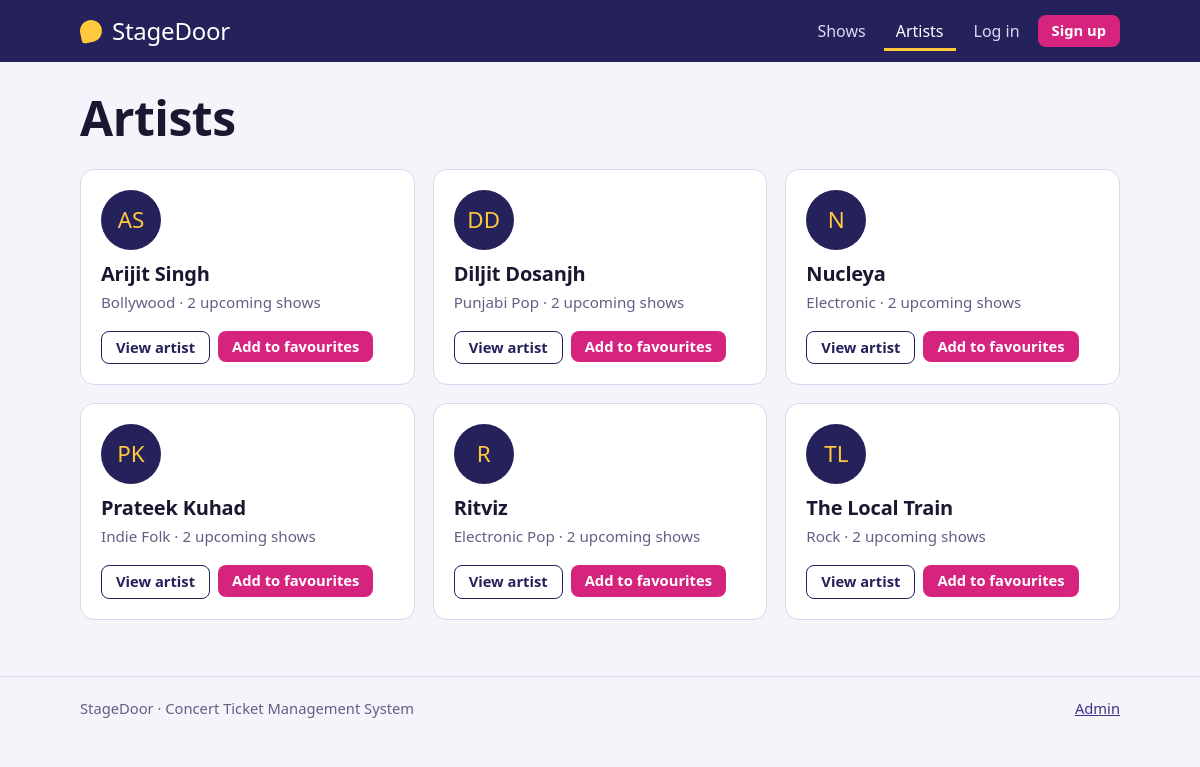
Screenshot of /artists.php with the database file from the repository.
### tables this page shows
CREATE TABLE artists (
  id         INT UNSIGNED AUTO_INCREMENT PRIMARY KEY,
  name       VARCHAR(120) NOT NULL,
  genre      VARCHAR(60)  NOT NULL DEFAULT '',
  bio        TEXT NULL,
  created_at TIMESTAMP NOT NULL DEFAULT CURRENT_TIMESTAMP
);

### includes/db.php (called while the page is built, shortened)
<?php
try {
    $db = new mysqli(DB_HOST, DB_USER, DB_PASS, DB_NAME, DB_PORT);
    $db->set_charset('utf8mb4');
} catch (mysqli_sql_exception $e) {
    http_response_code(500);
    die('<h2>Database connection failed</h2><p>Make sure MySQL is running in the XAMPP Control Panel, '
      . 'the database <code>' . htmlspecialchars(DB_NAME) . '</code> has been imported '
      . '(database/concert_ticket_db.sql), and the settings in <code>config/config.php</code> are correct.</p>');
}
function db_all(string $sql, string $types = '', array $params = []): array {
    global $db;
    $st = $db->prepare($sql);
    $st->execute();
    $res = $st->get_result();
    $rows = $res ? $res->fetch_all(MYSQLI_ASSOC) : [];
    return $rows;
}

### includes/functions.php (called while the page is built, shortened)
<?php
require_once __DIR__ . '/db.php';
function e($v): string { return htmlspecialchars((string)$v, ENT_QUOTES, 'UTF-8'); }
function url(string $path = ''): string { return BASE_URL . '/' . ltrim($path, '/'); }
function is_logged_in(): bool { return !empty($_SESSION['user_id']); }
function initials(string $name): string {
    $p = preg_split('/\s+/', trim($name)); $s = '';
    foreach (array_slice($p, 0, 2) as $w) $s .= mb_strtoupper(mb_substr($w, 0, 1));
    return $s;
}

### artists.php (the view, shortened to what this page needs)
<?php
require_once __DIR__ . '/includes/functions.php';
$artists = db_all('SELECT a.*, (SELECT COUNT(*) FROM shows s WHERE s.artist_id=a.id AND s.show_date >= NOW()) AS upcoming FROM artists a ORDER BY a.name');
$favIds = is_logged_in() ? array_column(db_all('SELECT artist_id FROM favourites WHERE user_id=?', 'i', [$_SESSION['user_id']]), 'artist_id') : [];
require __DIR__ . '/includes/header.php';
?>
<h1>Artists</h1>
<?php if (!$artists): ?>
  <div class="empty"><strong>No artists yet</strong>Artists added by the admin will appear here.</div>
<?php else: ?>
<div class="grid-artists">
  <?php foreach ($artists as $a): $isFav = in_array($a['id'], $favIds); ?>
  <article class="artist-card">
    <div class="avatar" aria-hidden="true"><?= e(initials($a['name'])) ?></div>
    <h3><a href="<?= e(url('artist.php?id=' . (int)$a['id'])) ?>"><?= e($a['name']) ?></a></h3>
    <p><?= e($a['genre']) ?> &middot; <?= (int)$a['upcoming'] ?> upcoming <?= (int)$a['upcoming'] === 1 ? 'show' : 'shows' ?></p>
    <div class="actions">
      <a class="btn btn-small btn-ghost" href="<?= e(url('artist.php?id=' . (int)$a['id'])) ?>">View artist</a>
      <form method="post" action="<?= e(url('favourite_toggle.php')) ?>">
        <button class="btn btn-small <?= $isFav ? 'btn-ghost' : '' ?>" type="submit"><?= $isFav ? 'Remove from favourites' : 'Add to favourites' ?></button>
      </form>
    </div>
  </article>
  <?php endforeach; ?>
</div>
<?php endif; ?>
<?php require __DIR__ . '/includes/footer.php'; ?>

### assets/css/style.css (style rules this page uses)
:root { --indigo:#25215A; --indigo-2:#3A3585; --magenta:#D6247E; --magenta-d:#B01C66; --sun:#FFC83D; --paper:#F5F4FB; --card:#FFFFFF; --ink:#1A1830; --muted:#625F85; --line:#DAD7EE; --ok:#14804A; --err:#B3261E; --display:"Franklin Gothic Medium","Arial Narrow","Segoe UI",Arial,sans-serif; --body:"Segoe UI",system-ui,-apple-system,Roboto,Arial,sans-serif; }
* { box-sizing:border-box }
html { -webkit-text-size-adjust:100% }
body { margin:0;font-family:var(--body);color:var(--ink);background:var(--paper);line-height:1.55;font-size:16px }
a { color:var(--indigo-2) }
h1,h2,h3 { font-family:var(--display);font-weight:700;letter-spacing:-.01em;line-height:1.15;margin:0 0 .5em }
h1 { font-size:clamp(2rem,5vw,3rem) }
h3 { font-size:1.25rem }
p { margin:0 0 1em }
.btn { display:inline-block;background:var(--magenta);color:#fff;border:0;border-radius:8px;padding:11px 20px;font:inherit;font-weight:600;text-decoration:none;cursor:pointer;line-height:1.2 }
.btn-small { padding:7px 14px;font-size:.92rem }
.btn-ghost { background:transparent;border:1px solid currentColor;color:inherit }
.btn-ghost:not(.site-header .btn-ghost) { color:var(--indigo) }
.grid-artists { display:grid;grid-template-columns:repeat(auto-fill,minmax(250px,1fr));gap:18px }
.artist-card { background:var(--card);border:1px solid var(--line);border-radius:14px;padding:20px;display:flex;flex-direction:column;gap:6px }
.artist-card h3 { margin:0 }
.artist-card h3 a { color:var(--ink);text-decoration:none }
.artist-card p { margin:0;color:var(--muted);font-size:.95rem }
.artist-card .actions { margin-top:auto;padding-top:10px;display:flex;gap:8px;flex-wrap:wrap }
.avatar { width:60px;height:60px;border-radius:50%;background:var(--indigo);color:var(--sun);display:grid;place-items:center;font-family:var(--display);font-size:1.4rem;margin-bottom:6px }

### rows the page displays
artists: name "AS", name "Arijit Singh", genre "Bollywood", upcoming "2", shows "Add to favourites"
artists: name "DD", name "Diljit Dosanjh", genre "Punjabi Pop", upcoming "2", shows "Add to favourites"
artists: name "N", name "Nucleya", genre "Electronic", upcoming "2", shows "Add to favourites"
artists: name "PK", name "Prateek Kuhad", genre "Indie Folk", upcoming "2", shows "Add to favourites"
artists: name "R", name "Ritviz", genre "Electronic Pop", upcoming "2", shows "Add to favourites"
artists: name "TL", name "The Local Train", genre "Rock", upcoming "2", shows "Add to favourites"

### other values shown
SITE_NAME "StageDoor"
$label "Shows Artists Log in"
